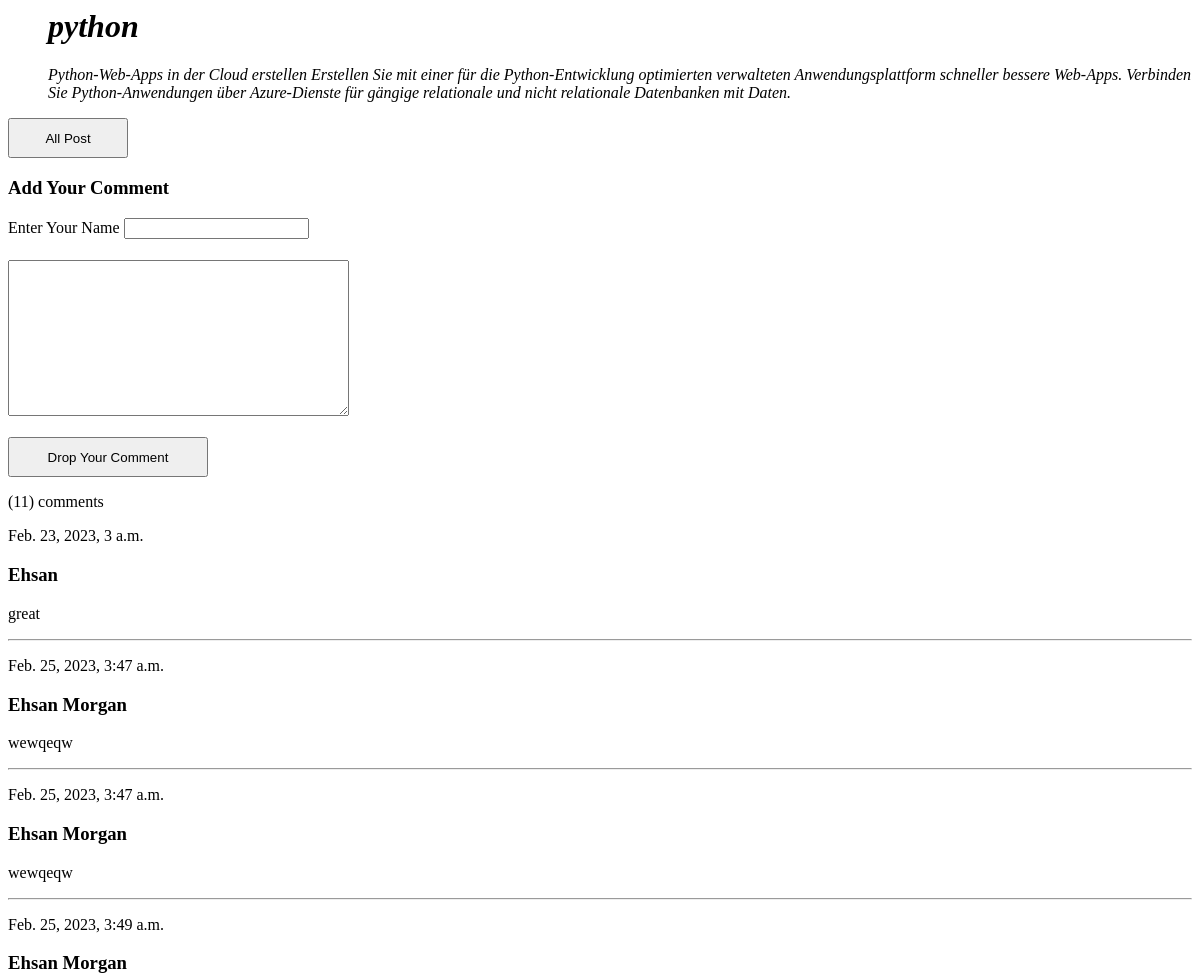
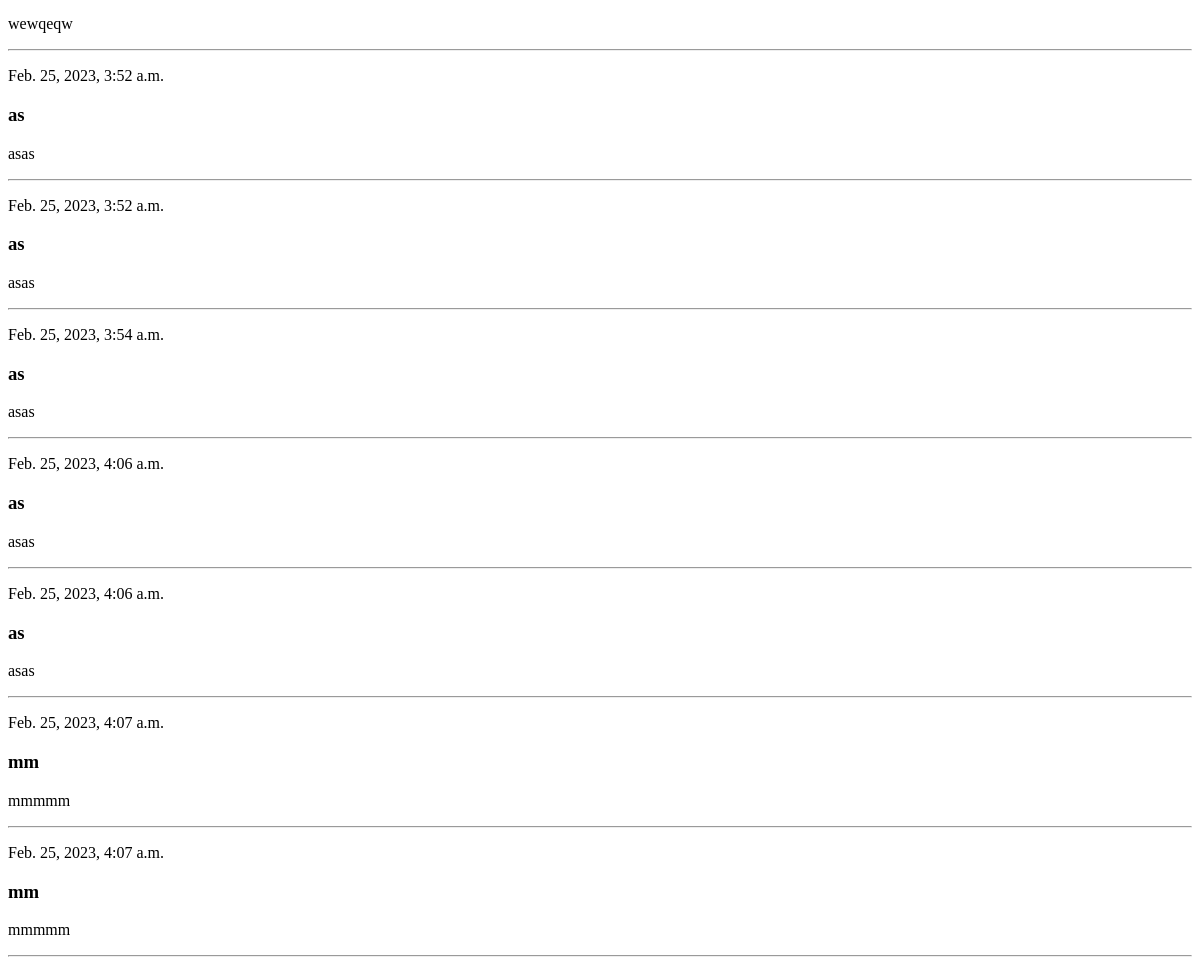
The page /allposts/python/post_detail on the database as committed earlier (2 pictures, top to bottom).
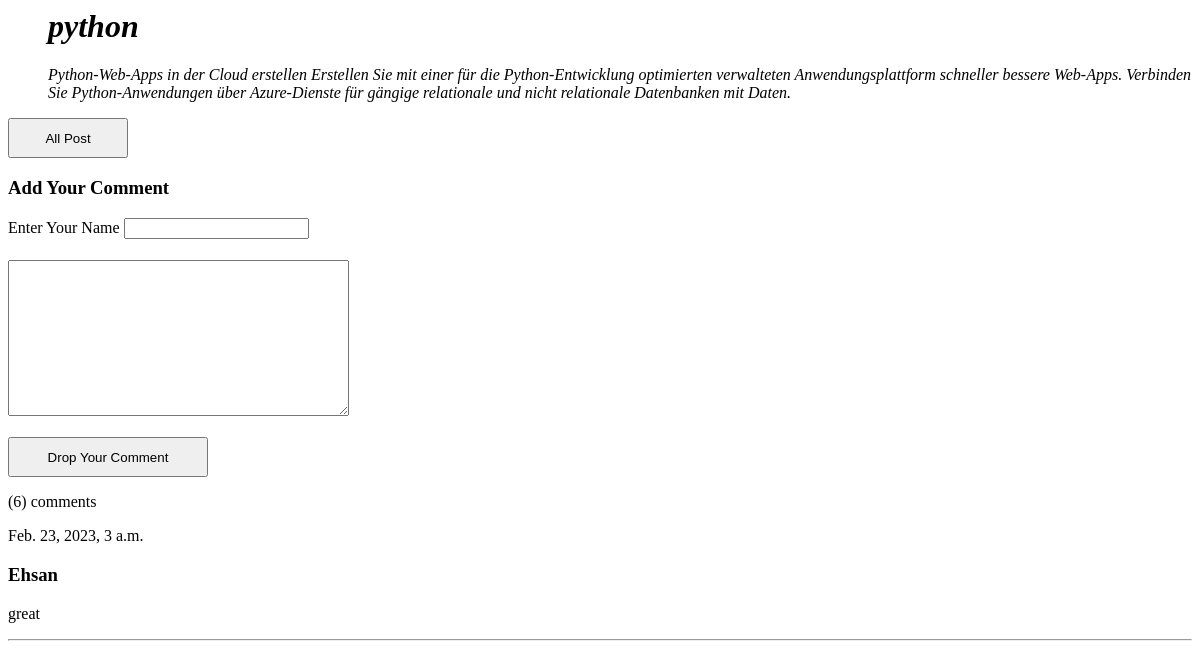
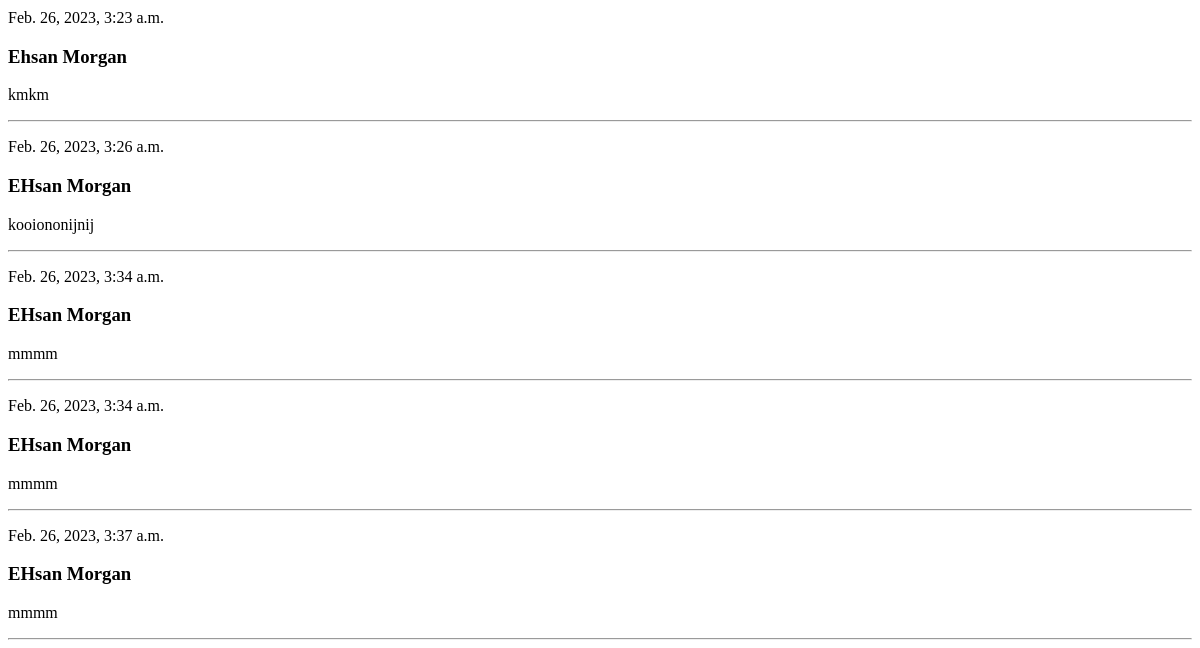
The same page on the database as committed later (2 pictures, top to bottom).
### post/models.py (models this page shows, shortened)
class Post(models.Model):
    title=models.CharField(max_length=20)
    description=models.TextField(max_length=1000)
    slug = models.SlugField(null=True,blank=True)

class Comment(models.Model):
    mypost = models.ForeignKey(Post,related_name='comments',on_delete=models.CASCADE)
    name = models.CharField(max_length=80)
    body = models.TextField()
    created_on = models.DateTimeField(auto_now_add=True)
    class Meta:
        ordering = ['created_on']

### post/views.py (the view, shortened to what this page needs)
# urls.py: path('<slug:slug>/post_detail',post_detail, name='post_detail'),
def post_detail(request, slug):
    post=Post.objects.get(slug = slug)
    comment_1 = Comment.objects.all().filter(mypost = post)
    if request.method == 'POST':
        form = CommentForm(request.POST)
        if form.is_valid():
            myform=form.save(commit=False)
            myform.user=request.user
            myform.mypost = post
            myform.save()
    else:
        form = CommentForm()
    return render(request , 'post_detail.html' , {'post':post , 'form':form ,'comment_1':comment_1 })

### post/forms.py
class CommentForm(forms.ModelForm):
    class Meta:
        model = Comment
        fields = ('name',  'body')

### post/templates/post_detail.html (shortened to what this page needs)
<div class="row">
				<ul>
					<i> <h1>
							{{post.title}}
						</h1>
					</i>
					<i> <p> {{post.description}}</p> </i>
				</ul>
	<form   action="{% url 'all_posts:home'%}"> <input style="height:40px ; width: 120px;" type="submit" value="All Post">  </form>
</div>
<div class="row">
			<div  class="product-details-frame">
					       <h3 class="frame-title">Add Your Comment</h3>
					       <form  method = "POST"  action= " {% url 'all_posts:post_detail' post.slug %} " id = "commentForm"  enctype="multipart/form-data" >
									<p> Enter Your Name	{{form.name}} </p>
									<h4>	{{form.body}} </h4>
     								<button style="height:40px ; width: 200px;" type="submit" class="btn btn-primary  m-3 " > Drop Your Comment </button>
									<p> ({{post.comments.all|length}}) comments </p>
							</form>
					<div class="card" style="border-reduis:7px;" id = "all_comment">
						{% for comment in comment_1 %}
							<div class="card-body">
								<div>
									<p class="">{{comment.created_on}}</p>
									<h3> {{comment.name}} </h3>
									<p class="">{{comment.body}}</p>
									<hr>
								</div>
							</div>
						{% endfor %}
					</div>
			</div>
		</div>

Rows that differ between the two databases and show on the page:
removed Comment: created_on "Feb. 25, 2023, 3:47 a.m.", name "Ehsan Morgan", body "wewqeqw"
removed Comment: created_on "Feb. 25, 2023, 3:47 a.m.", name "Ehsan Morgan", body "wewqeqw"
removed Comment: created_on "Feb. 25, 2023, 3:49 a.m.", name "Ehsan Morgan", body "wewqeqw"
removed Comment: created_on "Feb. 25, 2023, 3:52 a.m.", name "as", body "asas"
removed Comment: created_on "Feb. 25, 2023, 3:52 a.m.", name "as", body "asas"
removed Comment: created_on "Feb. 25, 2023, 3:54 a.m.", name "as", body "asas"
removed Comment: created_on "Feb. 25, 2023, 4:06 a.m.", name "as", body "asas"
removed Comment: created_on "Feb. 25, 2023, 4:06 a.m.", name "as", body "asas"
removed Comment: created_on "Feb. 25, 2023, 4:07 a.m.", name "mm", body "mmmmm"
removed Comment: created_on "Feb. 25, 2023, 4:07 a.m.", name "mm", body "mmmmm"
computed for Post "python": comments.all|length "11" → "6"
added Comment: created_on "Feb. 26, 2023, 3:23 a.m.", name "Ehsan Morgan", body "kmkm"
added Comment: created_on "Feb. 26, 2023, 3:26 a.m.", name "EHsan Morgan", body "kooiononijnij"
added Comment: created_on "Feb. 26, 2023, 3:34 a.m.", name "EHsan Morgan", body "mmmm"
added Comment: created_on "Feb. 26, 2023, 3:34 a.m.", name "EHsan Morgan", body "mmmm"
added Comment: created_on "Feb. 26, 2023, 3:37 a.m.", name "EHsan Morgan", body "mmmm"
